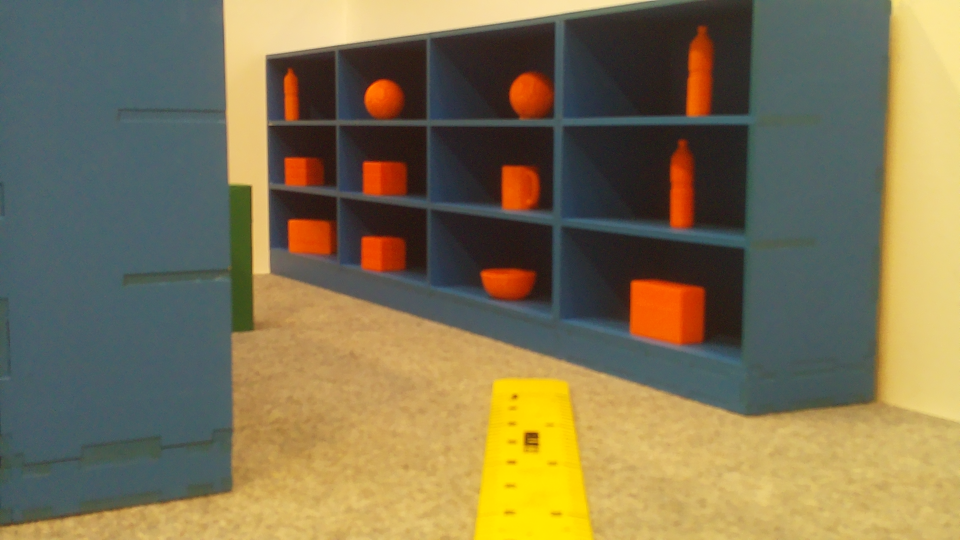
#> input picture Computer_Vision_Tutorial/captured_image_0.png, 1920 x 1080 px (shown at 1/2 size)
$ python focal_length-Him-desktop.py
#> lines starting #> are read from the running program, lines starting #| are printed output that depends on the picture; after the words box and inside, x2 and y2 are one past the last pixel; in counts of white or black regions, pixels touching at a corner belong together
#> further down, frame is the input picture: shape (1080, 1920, 3); mean B, G, R 82, 115.3, 126.8
import cv2
import numpy as np

# Known parameters
real_world_width = 0.03  # 7 cm object width in meters
distance_to_object = 0.28  # 110 cm distance to the object in meters

# Function to preprocess the image: resize, rotate, flip, and blur
def preprocess_image(image, scale=0.5, blur_ksize=(5, 5), sigmaX=2):
#> called with scale = 0.5, blur_ksize = (5, 5), sigmaX = 2
    resized_image = cv2.resize(image, (0, 0), fx=scale, fy=scale)
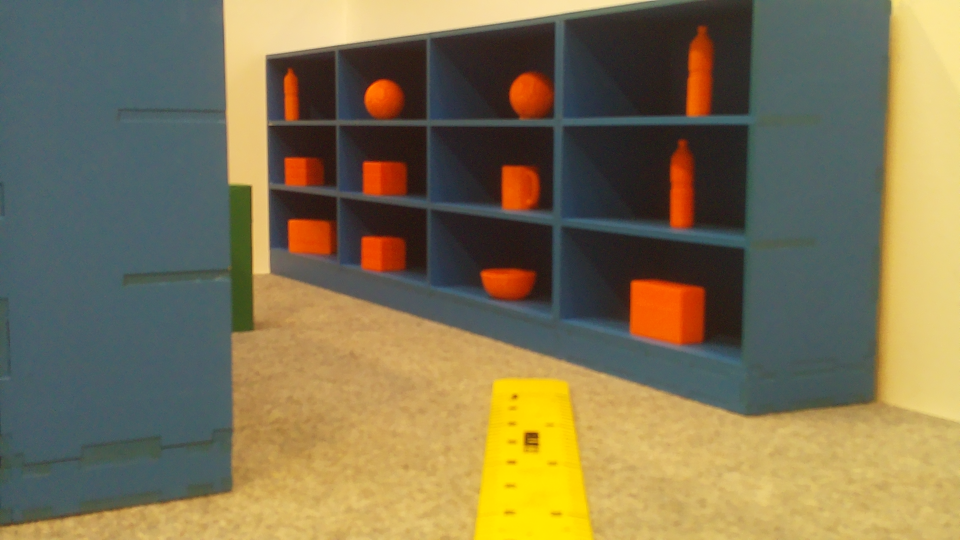
#> resized_image: shape (540, 960, 3); mean B, G, R 82.1, 115.4, 126.9
    blurred_image = cv2.GaussianBlur(resized_image, blur_ksize, sigmaX)
    return blurred_image

# Function to apply color thresholding
def color_threshold(image, lower_hsv, upper_hsv):
    hsv_image = cv2.cvtColor(image, cv2.COLOR_BGR2HSV)
#> hsv_image: shape (540, 960, 3); mean H, S, V 53.2, 100.6, 136.8
    mask = cv2.inRange(hsv_image, lower_hsv, upper_hsv)
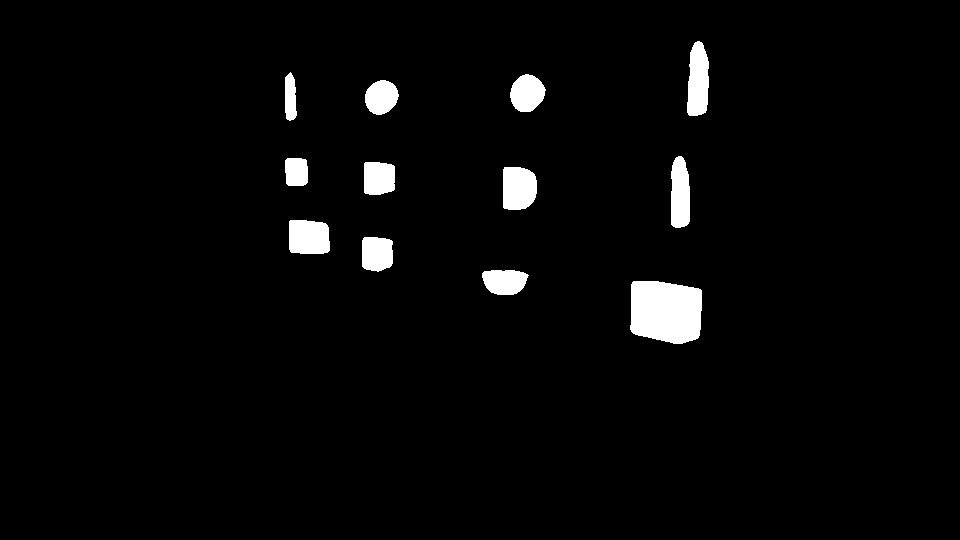
#> mask: shape (540, 960); 2.9% white; 12 white regions, largest, box (x1, y1, x2, y2) and area: (630, 281, 702, 344) 3955, (687, 41, 709, 116) 1339, (503, 167, 537, 210) 1308
    return mask

# Function to apply morphological operations on a thresholded image
def apply_morphological_filters(mask, kernel_size=(5, 5)):
#> called with kernel_size = (5, 5)
    kernel = cv2.getStructuringElement(cv2.MORPH_RECT, kernel_size)
    opened_image = cv2.morphologyEx(mask, cv2.MORPH_OPEN, kernel)
#> opened_image: shape (540, 960); 2.9% white; 12 white regions, largest, box (x1, y1, x2, y2) and area: (630, 281, 702, 344) 3955, (687, 42, 709, 116) 1333, (503, 167, 537, 210) 1308
    closed_image = cv2.morphologyEx(opened_image, cv2.MORPH_CLOSE, kernel)
#> closed_image: shape (540, 960); 2.9% white; 12 white regions
    return closed_image

# Function to calculate focal length
def calculate_focal_length(object_width_in_pixels, real_world_width, distance_to_object):
    focal_length = (object_width_in_pixels * distance_to_object) / real_world_width
    return focal_length

# Load the image
frame = cv2.imread('captured_image_0.png')

# Pre-process the image
preprocessed_image = preprocess_image(frame)

# Define the HSV range for the 'Marker' color
marker_lower = np.array([0, 172, 168])
marker_upper = np.array([14, 255, 255])
0,172,168,14,255,255

# Apply color segmentation
marker_mask = color_threshold(preprocessed_image, marker_lower, marker_upper)

# Apply morphological filtering
filtered_mask = apply_morphological_filters(marker_mask)

# Find contours in the mask
contours, _ = cv2.findContours(filtered_mask, cv2.RETR_EXTERNAL, cv2.CHAIN_APPROX_SIMPLE)
#> contours = 12 contours; largest, box (x1, y1, x2, y2) and area: (630, 281, 702, 344) 3838, (687, 42, 709, 116) 1250, (503, 167, 537, 210) 1244, (289, 220, 330, 254) 1232, (671, 157, 690, 228) 1119

# Check if any contour was found
if len(contours) == 0:
    print("Error: No marker object detected.")
    exit()

# Assume the largest contour is the object
contour = max(contours, key=cv2.contourArea)
#> contour = contour of 66 points, box (x1, y1, x2, y2) (630, 281, 702, 344), area 3838

# Get the bounding box around the object
x, y, w, h = cv2.boundingRect(contour)
#> x = 630; y = 281; w = 72; h = 63

# Calculate focal length
focal_length = calculate_focal_length(w, real_world_width, distance_to_object)
#> in calculate_focal_length, `focal_length = (object_width_in_pixels * distance_to_object) / real_wo..`: focal_length = 672
#> focal_length = 672
print(f"Calculated Focal Length: {focal_length:.2f} pixels")
#| Calculated Focal Length: 672.00 pixels

# Draw the contours on the image
cv2.drawContours(preprocessed_image, contours, -1, (0, 0, 255), 2)

# Draw the bounding box on the image
cv2.rectangle(preprocessed_image, (x, y), (x + w, y + h), (0, 255, 0), 2)

# Display focal length and width information on the image
cv2.putText(preprocessed_image, f"Focal Length: {focal_length:.2f} pixels", (x, y - 10), cv2.FONT_HERSHEY_SIMPLEX, 0.5, (255, 255, 255), 2)
cv2.putText(preprocessed_image, f"Width: {w} pixels", (x, y + h + 20), cv2.FONT_HERSHEY_SIMPLEX, 0.5, (255, 255, 255), 2)
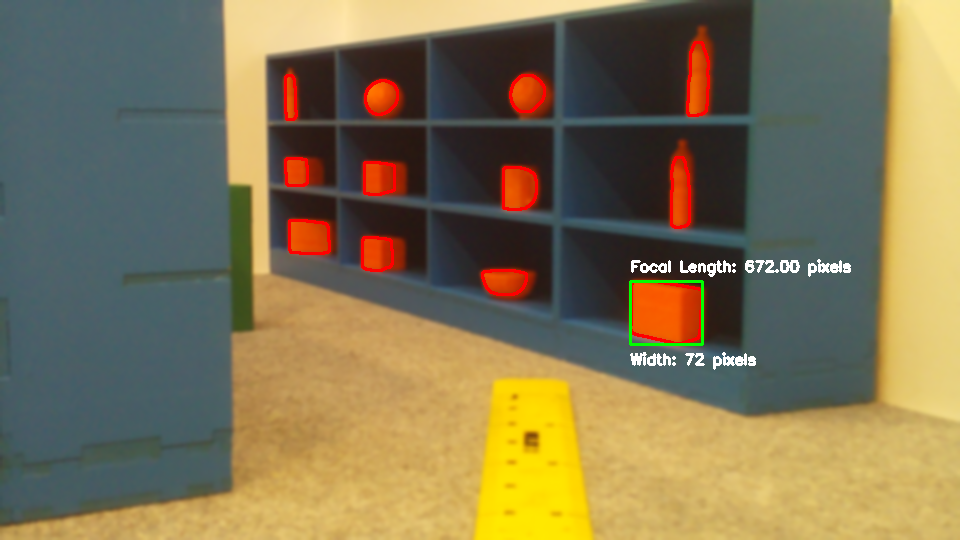
#> preprocessed_image: shape (540, 960, 3); mean B, G, R 82.7, 116, 128.3

# Show the final image with contours and bounding box
cv2.imshow("Detected Marker Object", preprocessed_image)
cv2.waitKey(0)
cv2.destroyAllWindows()

$ run again, with Computer_Vision_Tutorial/captured_image_3.png copied over Computer_Vision_Tutorial/captured_image_0.png
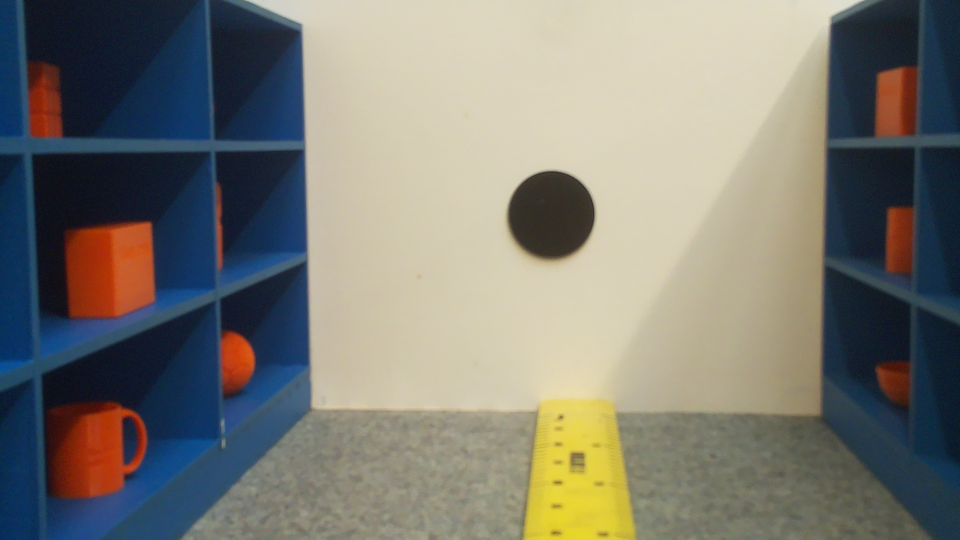
#> input picture Computer_Vision_Tutorial/captured_image_3.png, 1920 x 1080 px (shown at 1/2 size)
#> frame is the input picture: shape (1080, 1920, 3); mean B, G, R 114.4, 122.4, 123.3
#> hsv_image: shape (540, 960, 3); mean H, S, V 55.1, 95.2, 140.3
#> in color_threshold, `mask = cv2.inRange(hsv_image, lower_hsv, upper_hsv)`:
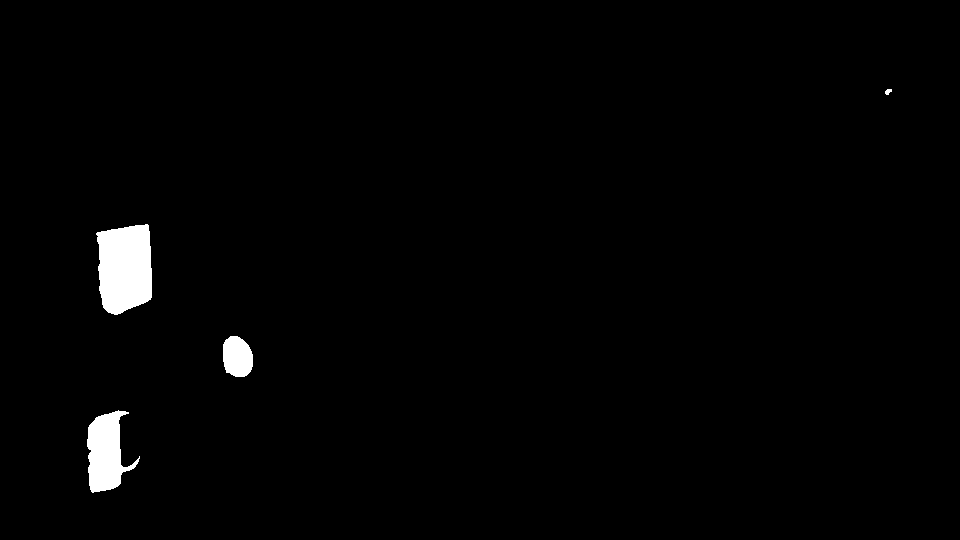
#> mask: shape (540, 960); 1.5% white; 4 white regions, box (x1, y1, x2, y2) and area: (96, 224, 152, 315) 4208, (87, 410, 140, 493) 2508, (223, 336, 253, 377) 1007, (885, 89, 892, 95) 30
#> opened_image: shape (540, 960); 1.5% white; 3 white regions, box (x1, y1, x2, y2) and area: (97, 225, 152, 314) 4195, (87, 411, 126, 492) 2415, (223, 336, 253, 377) 1007
#> closed_image: shape (540, 960); 1.5% white; 3 white regions
#> contours = 3 contours; box (x1, y1, x2, y2) and area: (97, 225, 152, 314) 4075, (87, 411, 126, 492) 2323, (223, 336, 253, 377) 954
#> contour = contour of 75 points, box (x1, y1, x2, y2) (97, 225, 152, 314), area 4075
#> x = 97; y = 225; w = 55; h = 89
#> in calculate_focal_length, `focal_length = (object_width_in_pixels * distance_to_object) / real_wo..`: focal_length = 513.3
#| Calculated Focal Length: 513.33 pixels
#> `cv2.putText(preprocessed_image, f"Width: {w} pixels", (x, y + h + 20),..`:
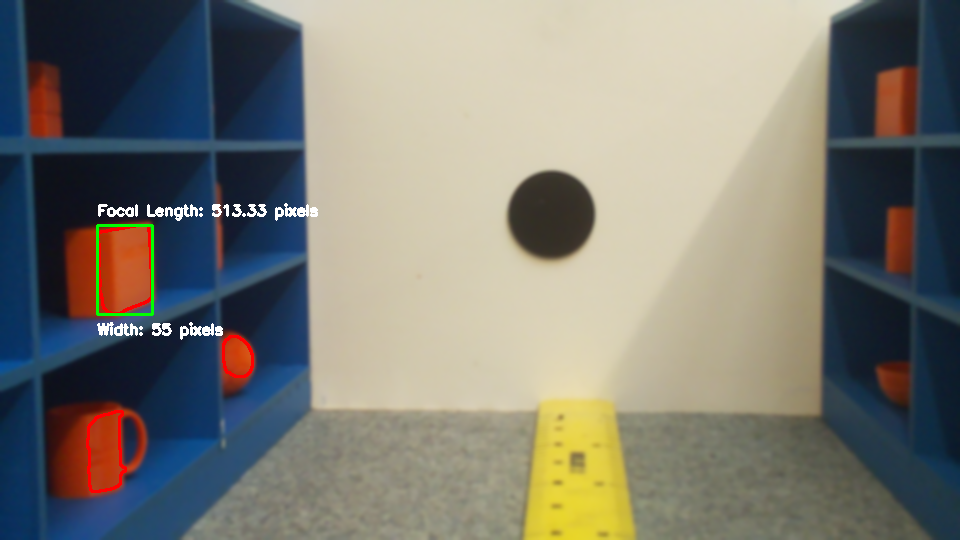
#> preprocessed_image: shape (540, 960, 3); mean B, G, R 115.1, 123.6, 124.4
